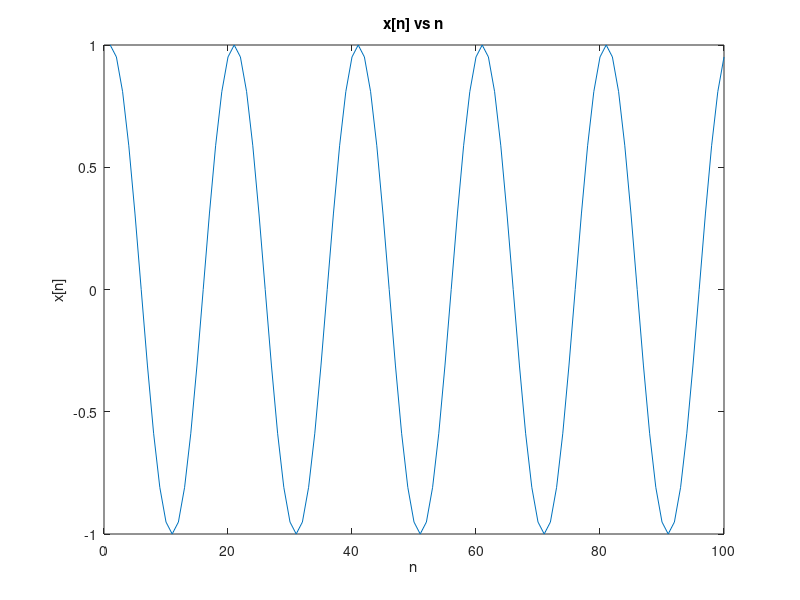
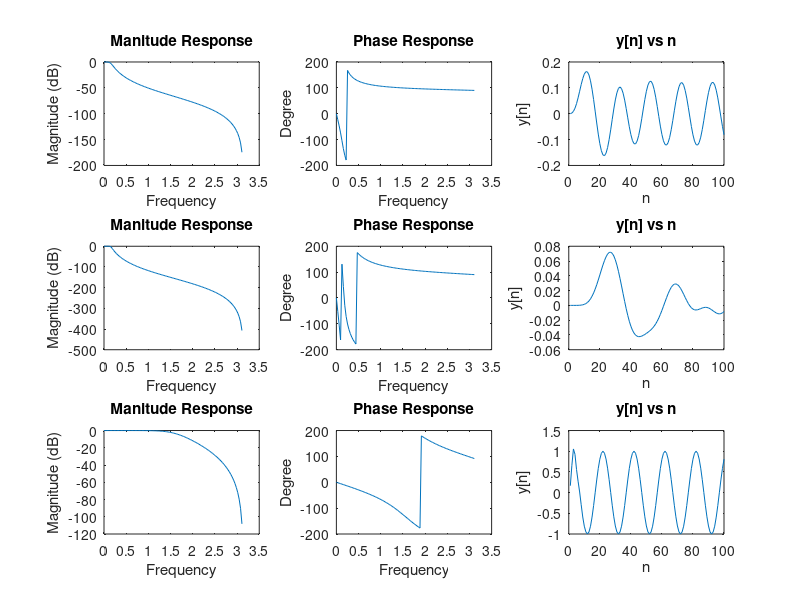

MATLAB code to generate these figures, in order:
clear all; clc;

%%
x=zeros(1,100);
n=(1:100);
N=100;
fs=20;
Ts=1/fs;

x=cos(2*pi*(n-1)*Ts);

figure;
plot(n,x);
xlabel('n');
ylabel('x[n]');
title('x[n] vs n')

%%
L=3;
fc=0.05;
[b,a]=butter(L,fc,'low');
[H,w]=freqz(b,a,N);


figure;
subplot(3,3,1);
plot(w,20*log10(abs(H)));
xlabel('Frequency');
ylabel('Magnitude (dB)');
title('Manitude Response');

subplot(3,3,2);
plot(w,rad2deg(angle(H)));
xlabel('Frequency');
ylabel('Degree');
title('Phase Response');
subplot(3,3,3);
plot(n,filter(b,a,x));
xlabel('n');
ylabel('y[n]');
title('y[n] vs n');
y=filter(b,a,x);

%%
L_=7;
[b1,a1]=butter(L_,fc,'low');
[H1,w1]=freqz(b1,a1,N);

subplot(3,3,4);
plot(w1,20*log10(abs(H1)));
xlabel('Frequency');
ylabel('Magnitude (dB)');
title('Manitude Response');

subplot(3,3,5);
plot(w1,rad2deg(angle(H1)));
xlabel('Frequency');
ylabel('Degree');
title('Phase Response');
subplot(3,3,6);
plot(n,filter(b1,a1,x));
xlabel('n');
ylabel('y[n]');
title('y[n] vs n');
y1=filter(b1,a1,x);

%%
fc_=0.5;
[b2,a2]=butter(L,fc_,'low');
[H2,w2]=freqz(b2,a2,N);

subplot(3,3,7);
plot(w2,20*log10(abs(H2)));
xlabel('Frequency');
ylabel('Magnitude (dB)');
title('Manitude Response');

subplot(3,3,8);
plot(w2,rad2deg(angle(H2)));
xlabel('Frequency');
ylabel('Degree');
title('Phase Response');
subplot(3,3,9);
plot(n,filter(b2,a2,x));
xlabel('n');
ylabel('y[n]');
title('y[n] vs n')
y2=filter(b2,a2,x);
